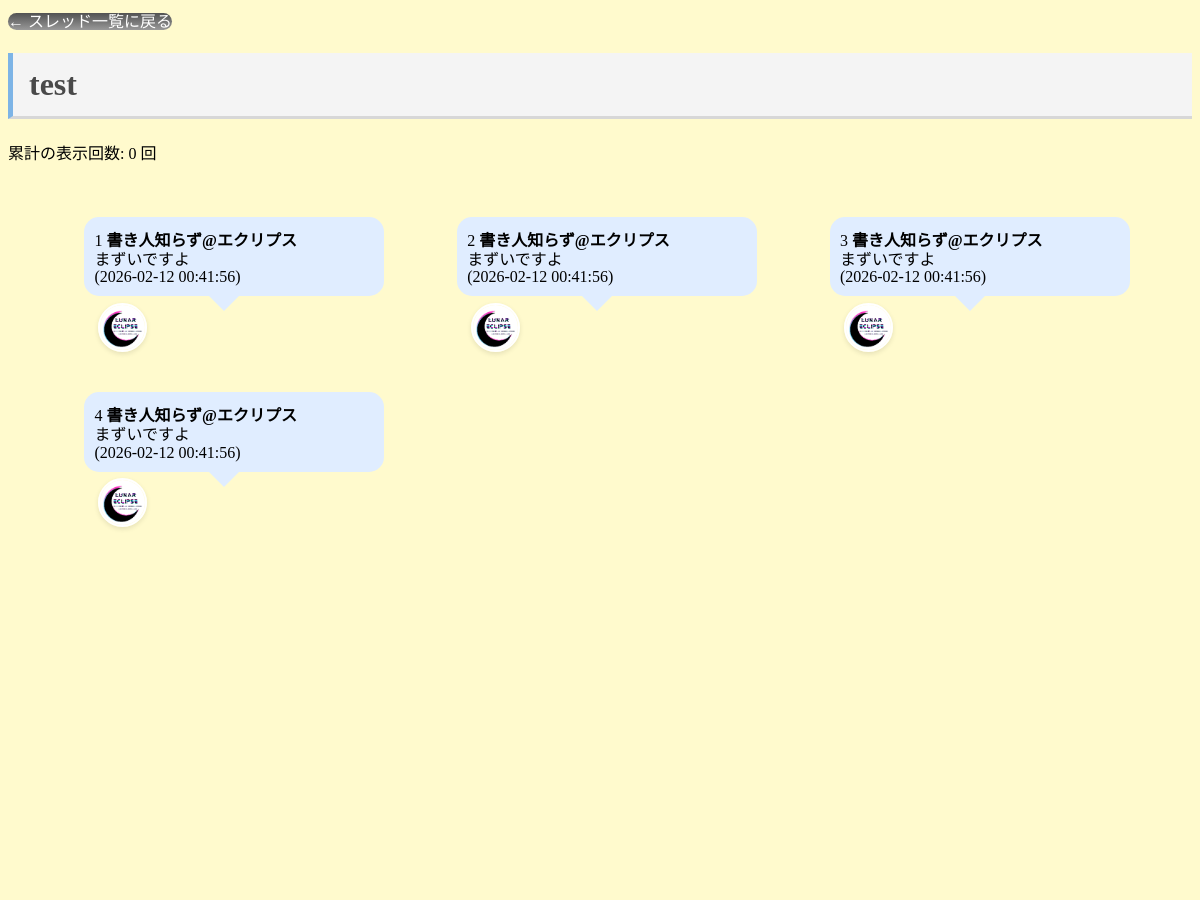
/thread/1 (upper part), run on an earlier commit of the app's database.
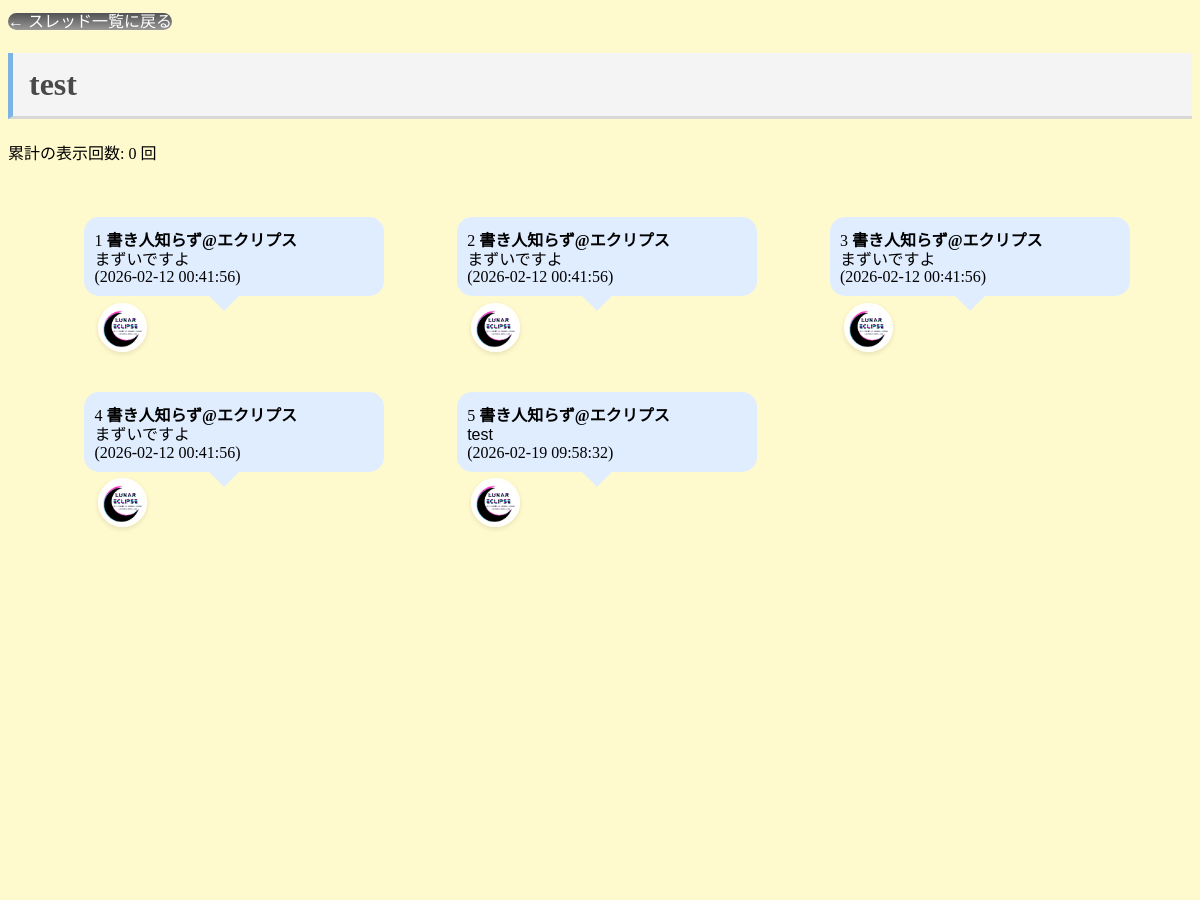
And on a later commit of the database.
### tables this page shows
CREATE TABLE posts (id INTEGER PRIMARY KEY, thread_id INTEGER, name TEXT, message TEXT, created_at TEXT, icon_url TEXT);

### app.py (the view, shortened to what this page needs)
@app.route("/thread/<int:thread_id>", methods=["GET", "POST"])
def thread(thread_id):
    db = get_db()
    c = db.cursor()
    c.execute("SELECT id, title FROM threads WHERE id=?", (thread_id,))
    thread_data = c.fetchone()
    c.execute("SELECT id, icon_url, name, message, created_at FROM posts WHERE thread_id=? ORDER BY id ASC", (thread_id,))
    rows = c.fetchall()
    posts_with_numbers = []
    for i, p in enumerate(rows):
        posts_with_numbers.append({
            "num": i + 1,
            "id": p["id"],
            "name": p["name"],
            "message": p["message"],
            "created_at": p["created_at"],
            "icon_url": p["icon_url"] # DBから取得したアイコンURL
        })
    theme = request.cookies.get("theme", "d")
    return render_template(
        "thread.html",
        thread=thread_data,
        theme=theme,
        posts=posts_with_numbers,
        thread_id=thread_id
    )

### app.py (called while the page is built)
def get_db():
    db = getattr(g, "_database", None)
    if db is None:
        db = g._database = sqlite3.connect(DATABASE)
        db.row_factory = sqlite3.Row
    return db

@app.teardown_appcontext
def close_connection(exception):
    db = getattr(g, "_database", None)
    if db is not None:
        db.close()

@app.before_request
def rate_limit():
    if request.endpoint in ("new_thread", "thread") and request.method == "POST":
        ip = request.remote_addr
        now = datetime.now()
        if ip in last_posts and now - last_posts[ip] < timedelta(seconds=40):
             abort(429)
        last_posts[ip] = now

@app.before_request
def ensure_theme_cookie():
    theme = request.cookies.get("theme")
    user_agent = request.headers.get("User-Agent", "").lower()
    if theme is None:
        if "iphone" in user_agent or "android" in user_agent:
            g.set_default_theme = "theme-s"
        else:
            g.set_default_theme = "d"

@app.after_request
def apply_theme_cookie(response):
    if getattr(g, "set_default_theme", None):
        response.set_cookie("theme", g.set_default_theme, max_age=60*60*24*30)
    return response

### templates/thread.html (shortened to what this page needs)
<!DOCTYPE html>
<html lang="ja">
<head>
</head>
<body>
<a href="/" class="am" id="top">← スレッド一覧に戻る</a>
<h1>{{ thread[1] }}</h1>
<p>累計の表示回数: <span id="onlineCount">0</span> 回</p>
<ul id="posts">
  {% for post in posts %}
<div class="akys">
  <li class="post-container">
<div class="color-box" id="{{ post.num }}">
      {{ post.num }} <b>{{ post.name | safe }}</b>
      <div class="htn">{{ post.message | imgify }}</div>
      <span>({{ post.created_at }})</span>
    </div>
  </li>
<br>
<img src="{{ post.icon_url if post.icon_url else '/static/default_icon.png' }}" class="user-icon" style="margin-top: -30px; margin-left: 50px;">
</div>
  {% endfor %}
</ul>
<br>
<br>
<br>
<br>
<br>
<br>
<br>
<br>
<br>
<br>
<br>
<br>
<br>
<br>
<br>
<br>
<br>
<br>
<br>
<br>
<br>
<br>
<br>
<br>
<br>
<br>
<br>
<br>
<br>
<br>
<br>
<br>
<br>
<br>
<br>
<br>
<br>
<br>
<br>
<br>
<br>
<br>
<br>
<br>
<br>
<br>
<br>
<br>
<br>
<br>
<br>
<br>
<br>
<br>
<br>
<br>
<br>
<br>
<br>
<br>
<br>
<br>
<br>
<br>
<br>
<br>
<br>
<br>
<br>
<br>
<br>
<br>
<br>
<br>
<br>
<br>
<br>
<br>
<br>
<br>
<br>
<br>
<br>
<br>
<br>
<br>
<br>
<br>
<br>
<br>
<br>
<br>
<br>
<br>
<br>
<br>
<br>
<br>
<br>
<br>
<br>
<br>
<br>
<br>
<br>
<br>
<br>
<br>
<br>
<br>
<br>
<br>
<br>
<br>
<br>
<br>
<br>
<br>
<br>
<br>
<br>
<br>
<br>
<br>
<br>
<br>
<br>
<br>
<br>
<br>
<br>
<br>
<br>
<br>
<br>
<br>
<br>
<br>
<br>
<br>
<br>
<br>
<br>
<br>
<br>
<br>
<br>
<br>
<br>
<br>
<br>
<br>
<br>
<br>
<br>
<br>
<br>
<br>
<br>
<br>
<br>
<br>
<br>
<br>
<br>
<br>
<br>
<br>
<br>
<br>
<br>
<br>
<br>
<br>
<br>
<br>
<br>
<br>
<br>
<br>
<br>
<br>
<br>
<br>
<br>
<br>
<br>
<br>
<br>
<br>
<br>
<br>
<br>
<br>
<br>
<br>
<br>
<br>
<br>
<br>
<br>
<br>
<br>
<br>
<br>
<br>
<br>
<br>
<br>
<br>
<br>
<br>
<br>
<br>
<br>
<br>
<br>
<br>
<br>
<br>
<br>
<br>
<br>
<br>
<br>
<br>
<br>
<br>
<br>
<br>
<br>
<br>
<br>
<br>
<br>
<br>
<br>
<br>
<br>
<br>
<br>
<br>
<br>
<br>
<br>
<br>
<br>
<br>
<br>
<br>
<br>
<br>
<br>
<br>
<br>
<br>
<br>
<br>
<br>
<br>
</body>
</html>

What changed in the data, as far as the page shows it:
added posts: num "5", name "書き人知らず@エクリプス", message|imgify "test", created_at "2026-02-19 09:58:32"
